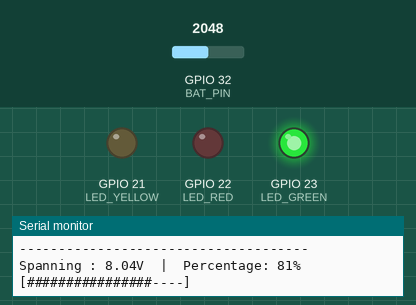
Simulated run of this sketch. Board: ESP32. Parts: output pins drawn as LEDs (lit = HIGH), the last lines printed to the serial monitor. The inputs (shaded band) are chosen by the test bench; at power-on: GPIO 32 (BAT_PIN) = 2048.

Above: at 1.2 s.
1.3 s: GPIO 32 (BAT_PIN) set to 1834
4.3 s: GPIO 32 (BAT_PIN) set to 1733
At 5.7 s:
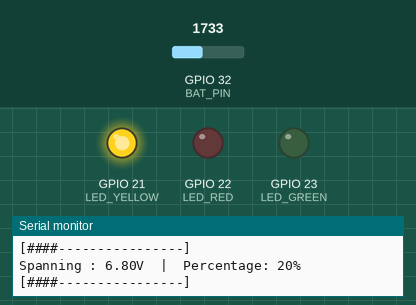
6.0 s: GPIO 32 (BAT_PIN) set to 1228
At 7.5 s:
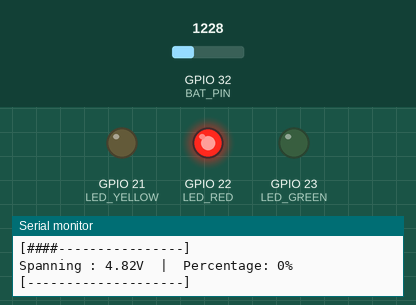
8.2 s: GPIO 32 (BAT_PIN) set to 2047
At 9.3 s:
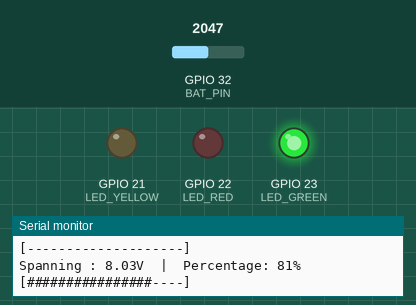
10.4 s: GPIO 32 (BAT_PIN) set to 491
At 12.3 s:
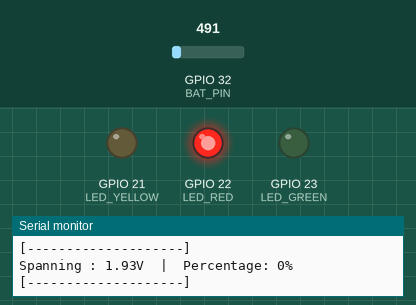
Timing chart, 0 to 13.6 s (numbered marks = the images above; inputs shaded):
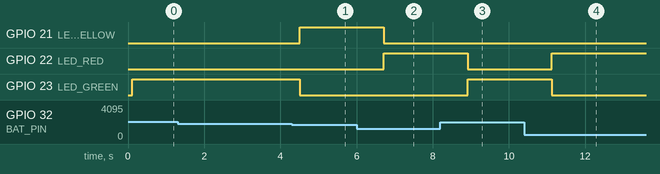

The sketch:

batterij_test.ino
```cpp
#define BAT_PIN    32
#define LED_GREEN  23
#define LED_YELLOW 21
#define LED_RED    22

const float divider  = 4.87;   // (58K + 15K) / 15K
const float adcRef   = 3.3;
const float adcMax   = 4095.0;
const float BAT_FULL = 8.4;
const float BAT_EMPTY = 6.4;

float readBatteryVoltage() {
  // Meerdere metingen middelen voor stabiliteit (ESP32 ADC is niet super nauwkeurig)
  int som = 0;
  for (int i = 0; i < 10; i++) {
    som += analogRead(BAT_PIN);
    delay(10);
  }
  float raw = som / 10.0;
  return (raw / adcMax) * adcRef * divider;
}

int voltageToPct(float v) {
  int pct = (v - BAT_EMPTY) / (BAT_FULL - BAT_EMPTY) * 100;
  return constrain(pct, 0, 100);
}

void updateBatteryLEDs(int pct) {
  digitalWrite(LED_GREEN,  LOW);
  digitalWrite(LED_YELLOW, LOW);
  digitalWrite(LED_RED,    LOW);

  if (pct > 30) {
    digitalWrite(LED_GREEN, HIGH);   // 31% - 100% → groen
  } else if (pct > 10) {
    digitalWrite(LED_YELLOW, HIGH);  // 11% - 30%  → geel
  } else {
    digitalWrite(LED_RED, HIGH);     // 0%  - 10%  → rood
  }
}

void setup() {
  Serial.begin(115200);
  pinMode(LED_GREEN,  OUTPUT);
  pinMode(LED_YELLOW, OUTPUT);
  pinMode(LED_RED,    OUTPUT);
  Serial.println("=== Batterij test gestart ===");
  Serial.println("Sluit multimeter aan op BAT+ en GND om te vergelijken.");
  Serial.println("-------------------------------------");
}

void loop() {
  float voltage = readBatteryVoltage();
  int   pct     = voltageToPct(voltage);

  updateBatteryLEDs(pct);

  Serial.print("Spanning : ");
  Serial.print(voltage, 2);
  Serial.print("V  |  Percentage: ");
  Serial.print(pct);
  Serial.println("%");

  // Visuele balk in Serial monitor
  Serial.print("[");
  int blokjes = pct / 5;  // 20 blokjes totaal
  for (int i = 0; i < 20; i++) {
    Serial.print(i < blokjes ? "#" : "-");
  }
  Serial.println("]");
  Serial.println();

  delay(1000);
}
```

Measured:
- the behaviour switches between 1789 and 1788 on GPIO 32 (BAT_PIN) (found by bisection; images 0 and 1)
- after the input at 4.3 s, GPIO 21 (LED_YELLOW): LOW → HIGH after 0.21 s; GPIO 23 (LED_GREEN): HIGH → LOW after 0.21 s
- after the input at 6.0 s, GPIO 21 (LED_YELLOW): HIGH → LOW after 0.72 s; GPIO 22 (LED_RED): LOW → HIGH after 0.72 s
- after the input at 8.2 s, GPIO 22 (LED_RED): HIGH → LOW after 0.72 s; GPIO 23 (LED_GREEN): LOW → HIGH after 0.72 s
- after the input at 10.4 s, GPIO 22 (LED_RED): LOW → HIGH after 0.72 s; GPIO 23 (LED_GREEN): HIGH → LOW after 0.72 s
